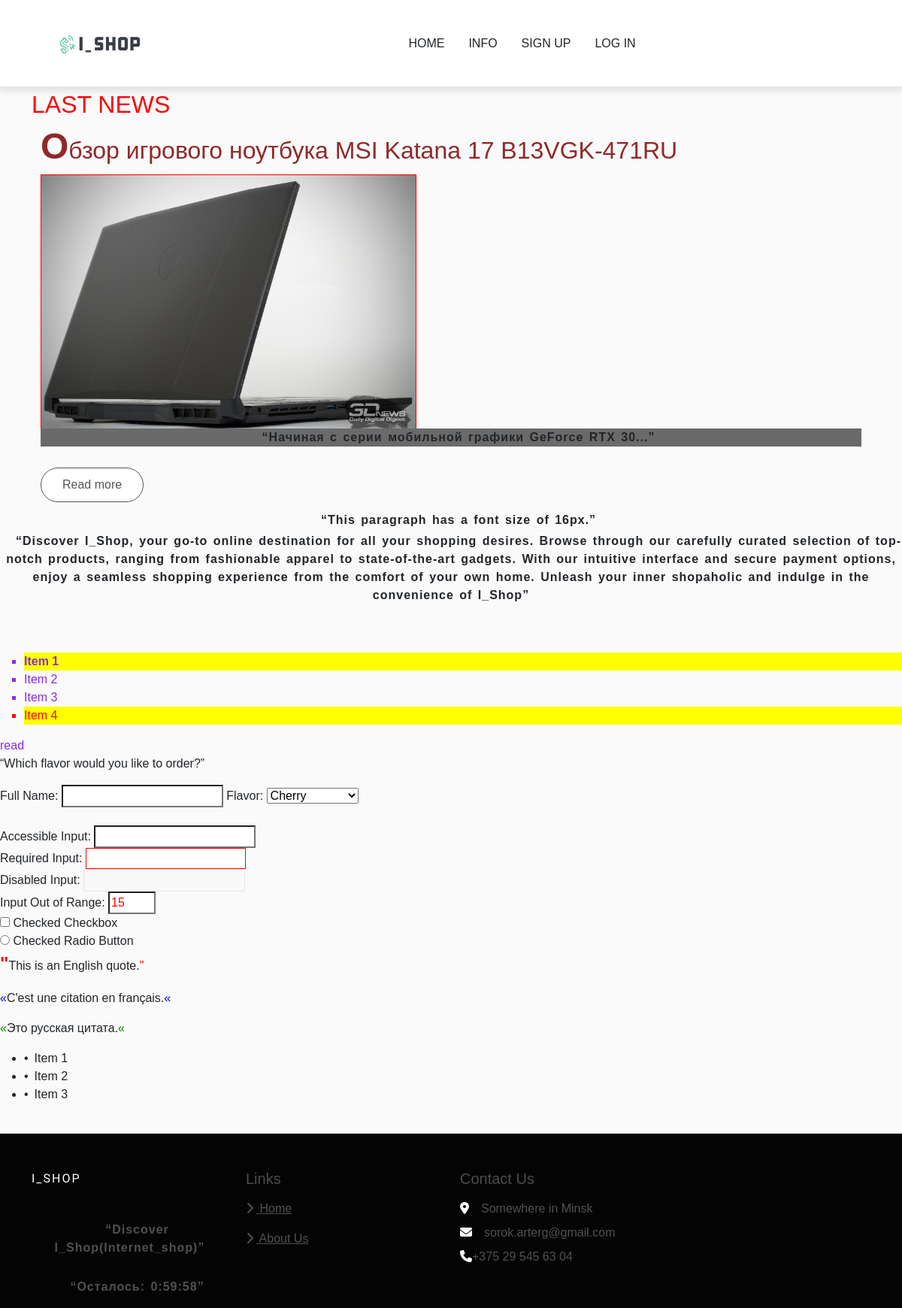
Page /news/ on the committed database.
### store/models.py (models this page shows, shortened)
class News(models.Model):
    name = models.CharField(max_length=255)
    image = models.ImageField(null=True, blank=True)
    content = models.CharField(max_length=255)
    reference = models.CharField(max_length=255,  null=True, blank=True)
    @property
    def imageURL(self):
        try:
            url = self.image.url
        except:
            url = ''
        return url

### store/views.py (the view)
# urls.py: path('news/', views.news, name="news"),
def news(request):
    news = News.objects.all()
    if request.user.is_authenticated:
        customer = request.user.customer
        order, created = Order.objects.get_or_create(customer=customer, complete=False)
        items = order.orderitem_set.all()
        cartItems = order.get_cart_items
    else:
        customer = Customer(
            name=''
        )
        items = []
        order = {'get_cart_total': 0, 'get_cart_items': 0, 'shipping': False}
        cartItems = order['get_cart_items']
    context = {'items': items,
               'order': order,
               'cartItems': cartItems,
               'customer': customer,
               'news': news,
               }
    return render(request, 'store/news.html', context)

### store/templates/store/news.html (shortened to what this page needs)
{% extends 'store/base.html' %}
{% load static %}
{% block content %}
<h2 href = "{% url 'news' %}">Last news</h1>
<div class="container">
    {% for new in news %}
        <h2 class="title first-letter">{{new.name}}</h2>
            <div>
                <img src = "{{new.imageURL}}" width="500"
                height="350">
            </div>
        <div id="news1-short">
            <p class="news-content">{{new.reference}}</p>
            <button class="read-more-button btn btn-outline-secondary
            add-btn update-cart" onclick="toggleNews('news1')">Read more</button>
        </div>
    </div>
    {% endfor %}
</div>
<br>
<div>
    <p>This paragraph has a font size of 16px.</p>
    <br>
    <p>Discover I_Shop, your go-to online destination for all your shopping desires.
        Browse through our carefully curated selection of top-notch products, ranging from fashionable apparel to state-of-the-art gadgets.
        With our intuitive interface and secure payment options, enjoy a seamless shopping experience from the comfort of your own home.
        Unleash your inner shopaholic and indulge in the convenience of I_Shop</p>
</div>
 <section>
    <ul class="main-link">
        <li>Item 1</li>
        <li>Item 2</li>
        <li>Item 3</li>
        <li>Item 4</li>
    </ul>
 </section>
 <a href="#" class="main-link"> read </a>
<form>
    <p>Which flavor would you like to order?</p>
    <label>Full Name: <input name="firstName" type="text" /></label>
    <label
      >Flavor:
      <select name="flavor">
        <option>Cherry</option>
      </select>
    </label>
</form>
<br>
<form>
    <label for="input1">Accessible Input:</label>
    <input type="text">
    <br>
    <label for="input2">Required Input:</label>
    <input type="text" required>
    <br>
    <label for="input3">Disabled Input:</label>
    <input type="text" disabled>
    <br>
    <label for="input4">Input Out of Range:</label>
    <input type="number"min="0" max="10" value="15">
    <br>
    <label for="checkbox1">
      <input type="checkbox">
      Checked Checkbox
    </label>
    <br>
    <label for="radio1">
      <input type="radio">
      Checked Radio Button
    </label>
</form>
<p class="first-letter" lang="en">This is an English quote.</p>
<p lang="fr">C'est une citation en français.</p>
<p lang="ru">Это русская цитата.</p>
<ul class="unicode-list">
    <li>Item 1</li>
    <li>Item 2</li>
    <li>Item 3</li>
</ul>
{% endblock %}

### static/css/style.css (style rules this page uses)
:root { --lg-font: 'Kaisei Tokumin', serif; --sm-font: 'Poppins', sans-serif; --pink: #e5345b; }
body { font-family: var(--sm-font); }
.btn:not(.nav-btns button) { background-color: #fff; color: rgb(85, 85, 85); padding: 10px 28px; border-radius: 25px; border: 1px solid rgb(85, 85, 85); }
body { background-color: hsl(0, 0%, 98%); }
h1,h2,h3,h4,h5,h6 { color:hsl(0, 0%, 30%); }
.btn { border-radius: 0; }

### store/templates/store/news.html (style rules this page uses)
body { font-family: 'MainFont', 'AlternativeFont', sans-serif; }
h2[href$="/news/"] { color: red; text-transform: uppercase; }
img[src ^= "/images/"] { border: 1px solid red; }
p[class="news-content"] { background-color: #6a6a6a; }
h2.title { color: rgb(144, 41, 41); }
div p { font-family: Arial, sans-serif; font-size: 16px; font-weight: bold; text-indent: 20px; line-height: 1.5; position: relative; top: 50%; left: 50%; transform: translate(-50%, -50%); text-align: center; font-kerning: normal; word-spacing: 2px; letter-spacing: 1px; word-break: break-word; hyphens: auto; }
section ul > li { list-style-type: square; }
section ul > li:first-child { font-weight: bold; }
section ul > li:last-child { color: red; }
section ul > li:nth-child(3n+1) { background-color: yellow; }
.main-link { color: blueviolet; text-decoration: none; }
input:enabled { background-color: white; }
input:required { border: 1px solid red; }
input:disabled { opacity: 0.5; }
input:out-of-range { color: red; }
p[lang="en"]:before, p[lang="en"]:after { content: '"'; color: red; }
p[lang="fr"]:before, p[lang="fr"]:after { content: '«'; color: blue; }
p[lang="ru"]:before, p[lang="ru"]:after { content: '«'; color: green; }
p:before { content: '“'; }
p:after { content: '”'; }
.first-letter::first-letter { font-size: 1.5em; font-weight: bold; }
.unicode-list li::before { content: '\2022'; margin-right: 0.5em; }

### rows in the picture
News: name "Обзор игрового ноутбука MSI Katana 17 B13VGK-471RU", imageURL (picture), reference "Начиная с серии мобильной графики GeForce RTX 30..."
